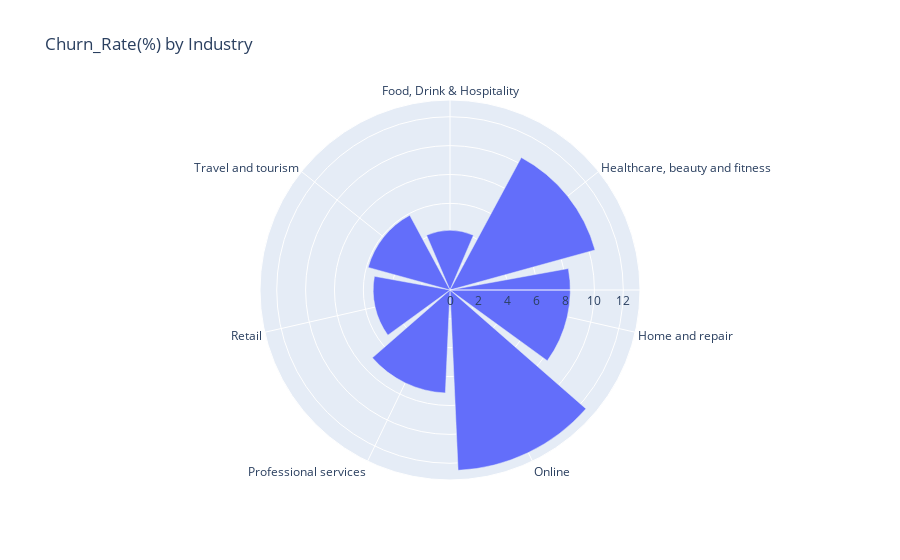

The cell this chart's notebook holds for it:
### Code cell
import plotly.express as px
fig = px.bar_polar(churn_yes, r='churn', theta='sub_group', 
                  title='Churn_Rate(%) by Industry')
fig.show()

### Figure 1 — Plotly figure (JSON) as saved in the notebook; plotly's stock layout.template omitted (floating-point values rounded to 4 significant figures)
{"data": [{"hovertemplate": "churn=%{r}<br>sub_group=%{theta}<extra></extra>", "legendgroup": "", "marker": {"color": "#636efa", "pattern": {"shape": ""}}, "name": "", "r": [4.13, 10.42, 8.33, 12.5, 7.14, 5.32, 5.88], "showlegend": false, "subplot": "polar", "theta": ["Food, Drink & Hospitality", "Healthcare, beauty and fitness", "Home and repair", "Online", "Professional services", "Retail", "Travel and tourism"], "type": "barpolar"}], "layout": {"barmode": "relative", "legend": {"tracegroupgap": 0}, "polar": {"angularaxis": {"direction": "clockwise", "rotation": 90}, "domain": {"x": [0, 1], "y": [0, 1]}}, "title": {"text": "Churn_Rate(%) by Industry"}}}
